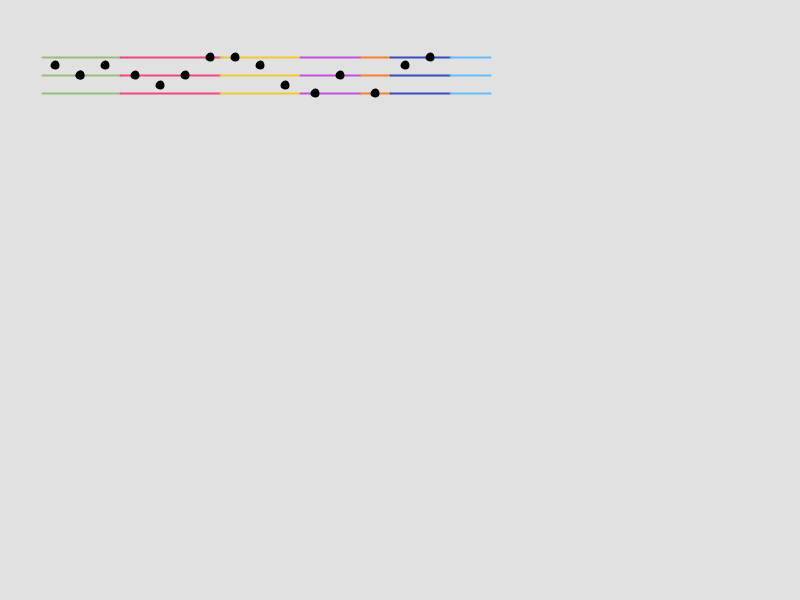
Frame 1 (no input)
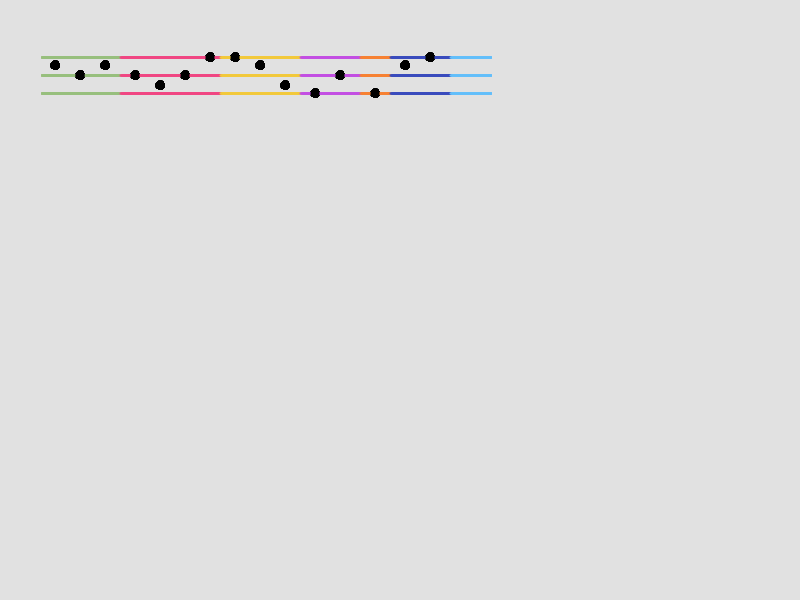
Frame 60 (the mouse pressed at the canvas centre just before this capture)
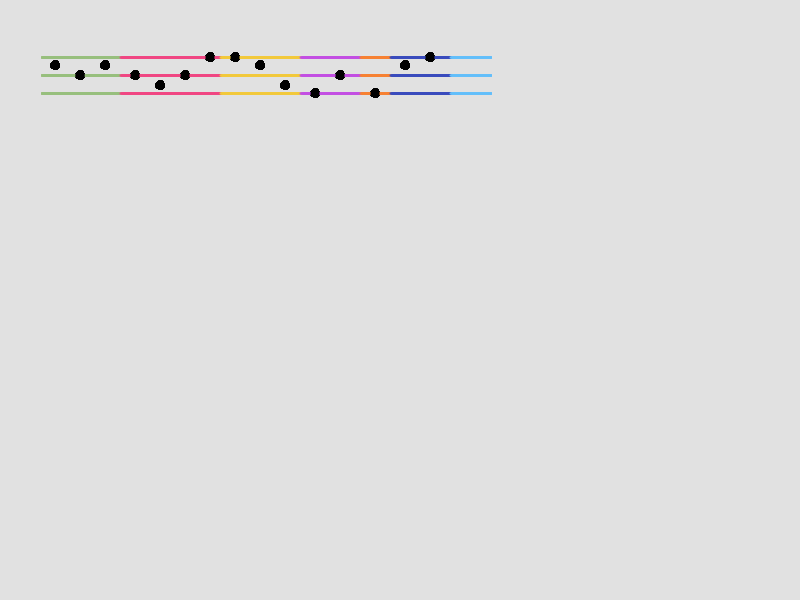
Frame 120 (the mouse held since frame 60 and released just before this capture)

The Processing sketch that drew these frames (run headless with seeded random() and noise(); from frame 60 on, the mouse is pressed at the canvas centre):

// Processing sketch: dearDataSketch
// ── dearDataSketch.pde
void setup()
{
  size(800, 600);
  background(225);
  
  //initialising objects of categoryLine
  nature = new categoryLine(42, 120, #97BF7D);
  humanActivity = new categoryLine(120, 220, #F04682);
  objects = new categoryLine(220, 300, #F2C83B);
  household = new categoryLine(300, 360, #C24EE3);
  transport = new categoryLine(360, 390, #F78132);
  technology = new categoryLine(390, 450, #394BBC);
  animals = new categoryLine(450, 490, #62BEFA);
}

//declaring my objects for categoryLine
categoryLine nature;
categoryLine humanActivity;
categoryLine objects;
categoryLine household;
categoryLine transport;
categoryLine technology;
categoryLine animals;

void draw ()
{
  
  //draws the lines for each category
  nature.display();
  humanActivity.display();
  objects.display();
  household.display();
  transport.display();
  technology.display();
  animals.display();
  
  //first symbols for nature  - using circles for now
  fill(0);
  stroke(0);
  circle(55, 65, 7);   //circle(x, y, r);
  circle(80, 75, 7);
  circle(80, 75, 7);
  circle(105, 65, 7);


  //circle for human activity (pink)
  fill(0);
  stroke(0);
  circle(135, 75, 7);   //circle(x, y, r);
  circle(160, 85, 7);
  circle(185, 75, 7);
  circle(210, 57, 7);


  //circle for objects (yellow)
  fill(0);
  stroke(0);
  circle(235, 57, 7);
  circle(260, 65, 7);
  circle(285, 85, 7);


  //circle for household (purple)
  fill(0);
  stroke(0);
  circle(315, 93, 7);
  circle(340, 75, 7);


  //circle for transport (orange)
  fill(0);
  stroke(0);
  circle(375, 93, 7);


  //circle for technology (dark blue)
  fill(0);
  stroke(0);
  circle(405, 65, 7);
  circle(430, 57, 7);

}

// ── categoryLine.pde
class categoryLine 
{
  //variables
  float startX;
  float endX;
  color lineColour;
  
  //constructor 
  categoryLine(float x1, float x2, color c) 
  {
  startX = x1;
  endX =x2;
  lineColour = c;
  }
    

  //method to draw the 3 lines
  void display() 
  {
    stroke(lineColour);
    strokeWeight(2);
    
    line(startX, 57, endX, 57);
    line(startX, 75, endX, 75);
    line(startX, 93, endX, 93);
    
  }

}
